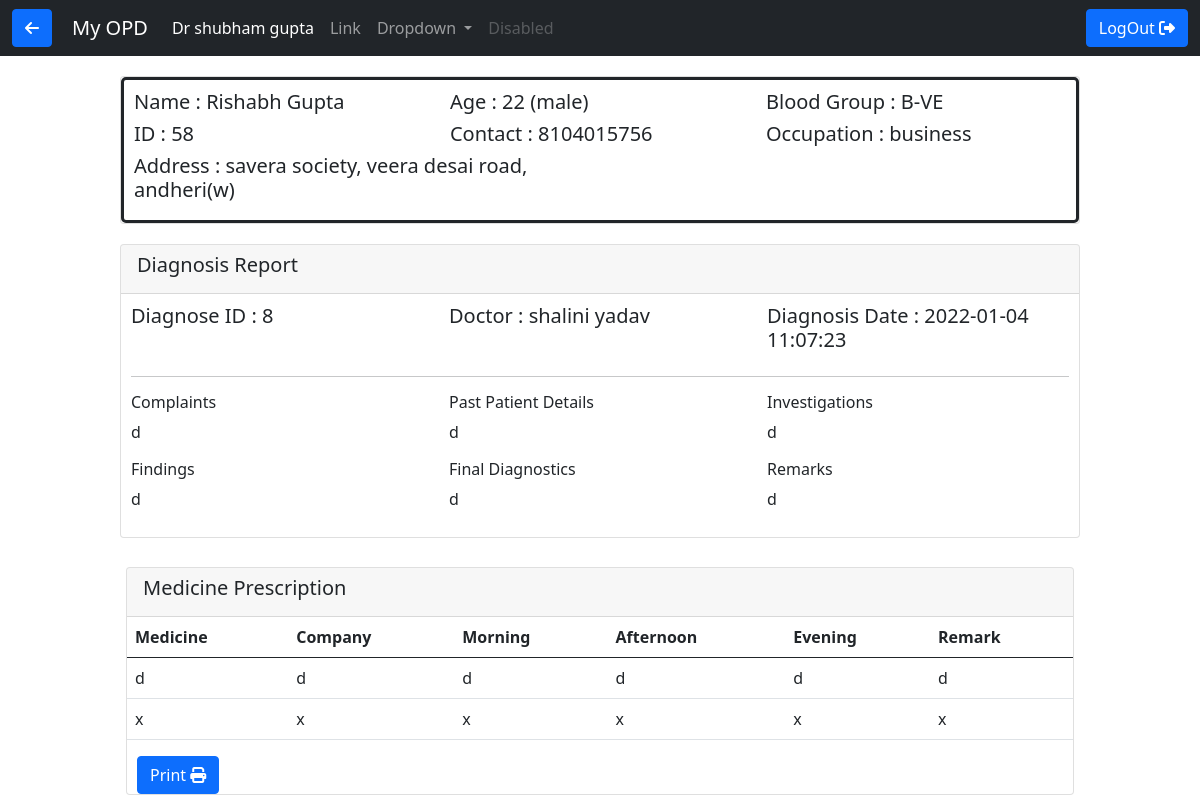
Screenshot of /opd/medication.php?id=58&d_id=2&opd_id=8 (signed in) with the database file from the repository.
### tables this page shows
CREATE TABLE `patient_info` (
  `p_id` int(11) NOT NULL,
  `p_name` varchar(100) NOT NULL,
  `p_DOB` date NOT NULL,
  `p_blood_group` varchar(10) NOT NULL,
  `p_occupation` varchar(50) NOT NULL,
  `p_contact` varchar(20) NOT NULL,
  `p_address` varchar(200) NOT NULL,
  `p_gender` varchar(7) NOT NULL,
  `p_enroll_date` datetime NOT NULL DEFAULT current_timestamp()
);

CREATE TABLE `diagnose` (
  `opd_id` int(11) NOT NULL,
  `p_id` int(11) NOT NULL,
  `d_id` int(11) NOT NULL,
  `complaints` varchar(255) NOT NULL,
  `past_patient_details` varchar(255) NOT NULL,
  `investigations` varchar(255) NOT NULL,
  `findings` varchar(255) NOT NULL,
  `final_diagnostics` varchar(255) NOT NULL,
  `remarks` varchar(255) NOT NULL,
  `diagnosis_date` timestamp NOT NULL DEFAULT current_timestamp() ON UPDATE current_timestamp()
);

CREATE TABLE `doctor_info` (
  `d_id` int(11) NOT NULL,
  `d_name` varchar(100) NOT NULL,
  `d_dob` date NOT NULL,
  `d_gender` varchar(10) NOT NULL,
  `d_contact` varchar(20) NOT NULL,
  `d_email` varchar(100) NOT NULL,
  `d_address` varchar(250) NOT NULL,
  `d_specialization` varchar(200) NOT NULL,
  `d_hospital_name` varchar(200) NOT NULL,
  `d_uname` varchar(100) NOT NULL,
  `d_password` varchar(100) NOT NULL
);

CREATE TABLE `medication` (
  `p_id` int(100) NOT NULL,
  `d_id` int(100) NOT NULL,
  `m_id` int(100) NOT NULL,
  `medicine` varchar(100) NOT NULL,
  `company` varchar(100) NOT NULL,
  `M` varchar(100) NOT NULL,
  `A` varchar(100) NOT NULL,
  `N` varchar(100) NOT NULL,
  `Remark` varchar(100) NOT NULL,
  `date` timestamp NOT NULL DEFAULT current_timestamp() ON UPDATE current_timestamp()
);

### opd/medication.php (the view, shortened to what this page needs)
<!doctype html>
<html lang="en">
  <head>
    <link rel="stylesheet" href="https://cdnjs.cloudflare.com/ajax/libs/font-awesome/4.7.0/css/font-awesome.min.css">
    <link href="https://cdn.jsdelivr.net/npm/bootstrap@5.0.2/dist/css/bootstrap.min.css" rel="stylesheet">
  </head>
  <body>
    <nav class="navbar navbar-expand-lg navbar-dark bg-dark">
  <div class="container-fluid">
    <a href="dashboard.php" style="margin-right: 20px;"><button type="button" class="btn btn-primary"><i class="fas fa-arrow-left"></i></button></a>
    <a class="navbar-brand" href="#">My OPD</a>
    <div class="collapse navbar-collapse" id="navbarSupportedContent">
      <ul class="navbar-nav me-auto mb-2 mb-lg-0">
        <li class="nav-item">
          <a class="nav-link active" aria-current="page" href="#">
            <?php
            if(isset($_SESSION["user_name"]) && $_SESSION["user_name"]!=""){
              echo ("Dr ".$_SESSION["user_name"]);
            } else {
              header ("Location: doctor_login.php");
            }
            ?>
          </a>
        </li>
        <li class="nav-item">
          <a class="nav-link" href="#">Link</a>
        </li>
        <li class="nav-item dropdown">
          <a class="nav-link dropdown-toggle" href="#" id="navbarDropdown" role="button" data-bs-toggle="dropdown" aria-expanded="false">
            Dropdown
          </a>
        </li>
        <li class="nav-item">
          <a class="nav-link disabled" href="#" tabindex="-1" aria-disabled="true">Disabled</a>
        </li>
      </ul>
      <form action="logout.php" class="form-inline">
      <button type="submit" class="btn btn-primary"  style="margin-left: 10px;">LogOut <i class="fas fa-sign-out-alt"></i></button>
      </form>
    </div>
  </div>
</nav>
<?php
$id = $_GET['id'];
$d_id = $_GET['d_id'];
$opd_id = $_GET['opd_id'];
$con = dbConnect();
$query = "SELECT * FROM Patient_info WHERE p_id = '$id'" ;
$query_run = mysqli_query($con,$query);
$row = mysqli_fetch_array($query_run);
?>
<div class="card" style="width: 80%; margin: auto;margin-top: 20px;" >
  <div style="border: solid;padding: 10px; border-radius: 5px;">
    <div class="row g-3">
      <div class="col-md-4">
        <h5><span>Name : <?php echo $row['p_name'];?></span></h5>
      </div>
      <div class="col-md-4">
        <h5 class="card-title">Age : <?php echo date("Y") - date('Y', strtotime($row['p_DOB']));?> (<?php echo $row['p_gender'];?>)</h5>
      </div>
      <div class="col-md-4">
        <h5><span>Blood Group : <?php echo $row['p_blood_group'];?></span></h5>
      </div>
    </div>
    <div class="row g-3">
      <div class="col-md-4">
        <h5><span>ID : <?php echo $row['p_id'];?></span></h5>
      </div>
      <div class="col-md-4">
        <h5><span>Contact : <?php echo $row['p_contact'];?></span></h5>
      </div>
      <div class="col-md-4">
        <h5><span>Occupation : <?php echo $row['p_occupation'];?></span></h5>
      </div>
    </div>
    <div class="row g-3">
      <div class="col-md-6">
        <h5><span>Address : <?php echo $row['p_address'];?></span></h5>
      </div>
    </div>
   </div>
  </div>
<?php
$query2 = "SELECT * FROM doctor_info WHERE d_id = '$d_id'" ;
$query_run2 = mysqli_query($con,$query2);
$row2 = mysqli_fetch_array($query_run2);
$query3 = "SELECT * FROM diagnose WHERE opd_id = '$opd_id'" ;
$query_run3 = mysqli_query($con,$query3);
$row3 = mysqli_fetch_array($query_run3);
$timestamp = $row3['diagnosis_date'];
$doc_id = $row3['d_id'];
?>
<div class="card" style="width: 80%; margin: auto;margin-top: 20px;">
  <div class="card-header">
    <h5>Diagnosis Report</h5>
  </div>
  <div style="margin : 10px;">
    <div class="row g-3">
      <div class="col-md-4">
        <h5><span>Diagnose ID : <?php echo $row3['opd_id'];?></span></h5>
      </div>
      <div class="col-md-4">
        <h5><span>Doctor : <?php echo $row2['d_name'];?></span></h5>
      </div>
      <div class="col-md-4">
        <h5><span>Diagnosis Date : <?php echo $row3['diagnosis_date'];?></span></h5>
      </div>
    </div><hr>
    <div class="row g-3">
      <div class="col-md-4">
        <h6><span>Complaints</span></h6>
        <p><span><?php echo $row3['complaints'];?></span></p>
      </div>
      <div class="col-md-4">
        <h6><span>Past Patient Details</span></h6>
        <p><span><?php echo $row3['past_patient_details'];?></span></p>
      </div>
      <div class="col-md-4">
        <h6><span>Investigations</span></h6>
        <p><span><?php echo $row3['investigations'];?></span></p>
      </div>
    </div>
    <div class="row g-3">
      <div class="col-md-4">
        <h6><span>Findings</span></h6>
        <p><span><?php echo $row3['findings'];?></span></p>
      </div>
      <div class="col-md-4">
        <h6><span>Final Diagnostics</span></h6>
        <p><span><?php echo $row3['final_diagnostics']; ?></span></p>
      </div>
      <div class="col-md-4">
        <h6><span>Remarks</span></h6>
        <p><span><?php echo $row3['remarks']; ?></span></p>
      </div>
    </div>
  </div>
</div>
<div class="container" style="width: 81%; margin: auto;margin-top: 5px;">
  <div class="row">
    <div class="col-md-12 mt-4">
      <div class="card">
        <div class="card-header">
          <h5>Medicine Prescription</h5>
        </div>
          <div class="table-responsive">
            <table class="table table-bodererd">
              <thead>
                <tr>
                  <th scope="col">Medicine</th>
                  <th scope="col">Company</th>
                  <th scope="col">Morning</th>
                  <th scope="col">Afternoon</th>
                  <th scope="col">Evening</th>
                  <th scope="col">Remark</th>
                </tr>
              </thead>
              <tbody>
                <?php
                $query4 = "SELECT * FROM medication WHERE p_id = '$id' AND d_id = '$doc_id' AND date= '$timestamp' " ;
                $query_run4 = mysqli_query($con,$query4);
                if(mysqli_num_rows($query_run4) > 0){
                 while ($row4 = mysqli_fetch_array($query_run4)){
                ?>
                <tr>
                  <td><?php echo $row4['medicine']; ?></td>
                  <td><?php echo $row4['company']; ?></td>
                  <td><?php echo $row4['M'] ?></td>
                  <td><?php echo $row4['A']; ?></td>
                  <td><?php echo $row4['N']; ?></td>
                  <td><?php echo $row4['Remark']; ?></td>
                </tr>
                <?php
                  }
                  }
                ?>
              </tbody>
            </table>
            <form action="logo.php" class="form-inline">
            <button type="submit" class="btn btn-primary"  style="margin-left: 10px;">Print <i class="fa fa-print" aria-hidden="true"></i></button>
            </form>
          </div>
        </div>
      </div>
    </div>
  </div>
</body>

### rows the page displays
patient_info: p_name "Rishabh Gupta", p_gender "male", p_blood_group "B-VE", p_id "58", p_contact "8104015756", p_occupation "business", p_address "savera society, veera desai road, andheri(w)"
diagnose: opd_id "8", diagnosis_date "2022-01-04 11:07:23", complaints "d", past_patient_details "d", investigations "d", findings "d", final_diagnostics "d", remarks "d"
doctor_info: d_name "shalini yadav"
medication: medicine "d", company "d", M "d", A "d", N "d", Remark "d"
medication: medicine "x", company "x", M "x", A "x", N "x", Remark "x"

### other values shown
$_SESSION["user_name"] "shubham gupta"
